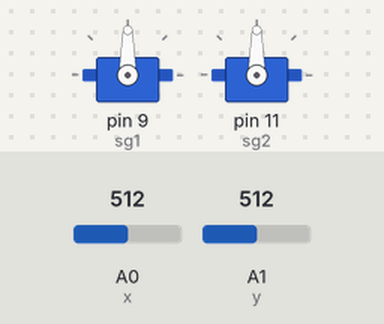
Bench run of a sketch on a simulated Arduino Uno, built with avr-gcc and run on an emulated ATmega328P. Shown: 2 × servo. The inputs (shaded band) are chosen by the test bench; at power-on: A0 (x) = 512, A1 (y) = 512. What the sketch prints to the serial monitor is not drawn.

Above: at 1.2 s.
1.3 s: A0 (x) set to 716
At 2.5 s:
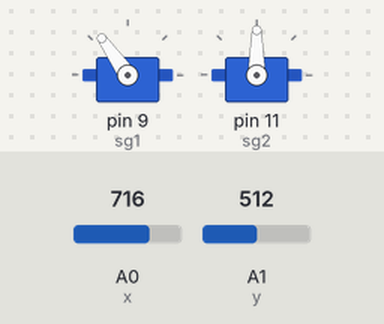
2.8 s: A1 (y) set to 306
At 3.7 s:
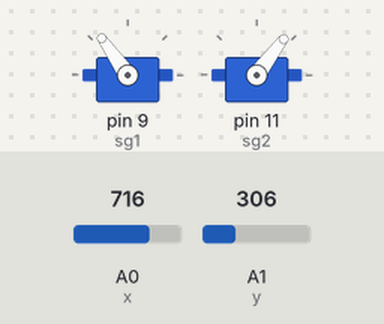
4.3 s: A0 (x) set to 900
At 5.1 s:
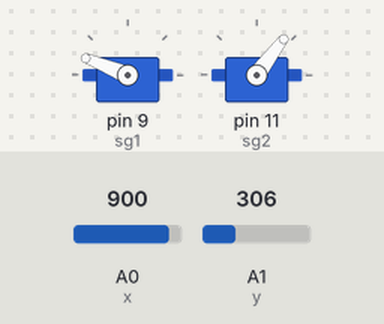
5.8 s: A1 (y) set to 122
At 6.1 s:
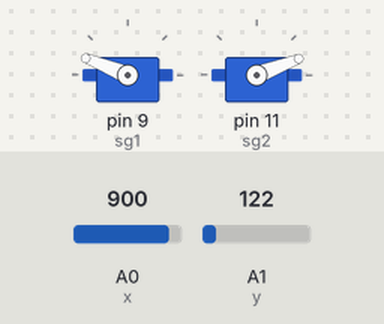
7.3 s: A1 (y) set to 0
At 8.4 s:
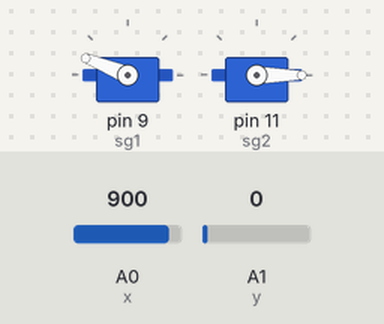
8.8 s: A0 (x) set to 1023
At 9.4 s:
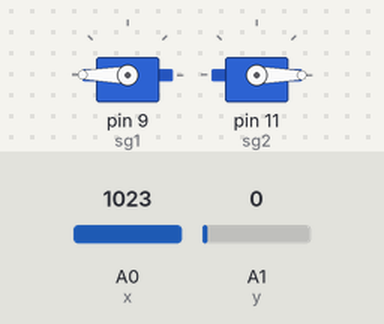
Timing chart, 0 to 11.3 s (numbered marks = the images above; inputs shaded):
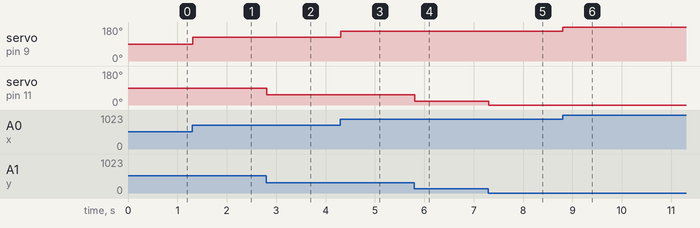

The sketch:

Servo_Joystick.ino
```cpp
#include <Servo.h>
Servo sg1;            // create a servo object
Servo sg2;
const int x = A0;
const int y = A1;
int x_val, y_val;

void setup(){
    sg1.attach( 9 );  // defined servo pin
    sg2.attach( 11 );
    sg1.write( 0 );
    sg2.write( 0 );
    Serial.begin(9600);
}

void loop(){
    x_val = analogRead( x );
    y_val = analogRead( y );
    x_val = map( x_val, 0, 1023, 0, 180 );
    y_val = map( y_val, 0, 1023, 0, 180 );

    Serial.println( x_val );
    Serial.println( y_val );
    sg1.write( x_val );
    sg2.write( y_val );

    delay(5);
}
```

Measured:
- after the input at 1.3 s, servo on pin 9 (sg1): 90° → 125° at once
- after the input at 2.8 s, servo on pin 11 (sg2): 90° → 53° at once
- after the input at 4.3 s, servo on pin 9 (sg1): 125° → 158° at once
- after the input at 5.8 s, servo on pin 11 (sg2): 53° → 21° at once
- after the input at 7.3 s, servo on pin 11 (sg2): 21° → 0° at once
- after the input at 8.8 s, servo on pin 9 (sg1): 158° → 180° at once
